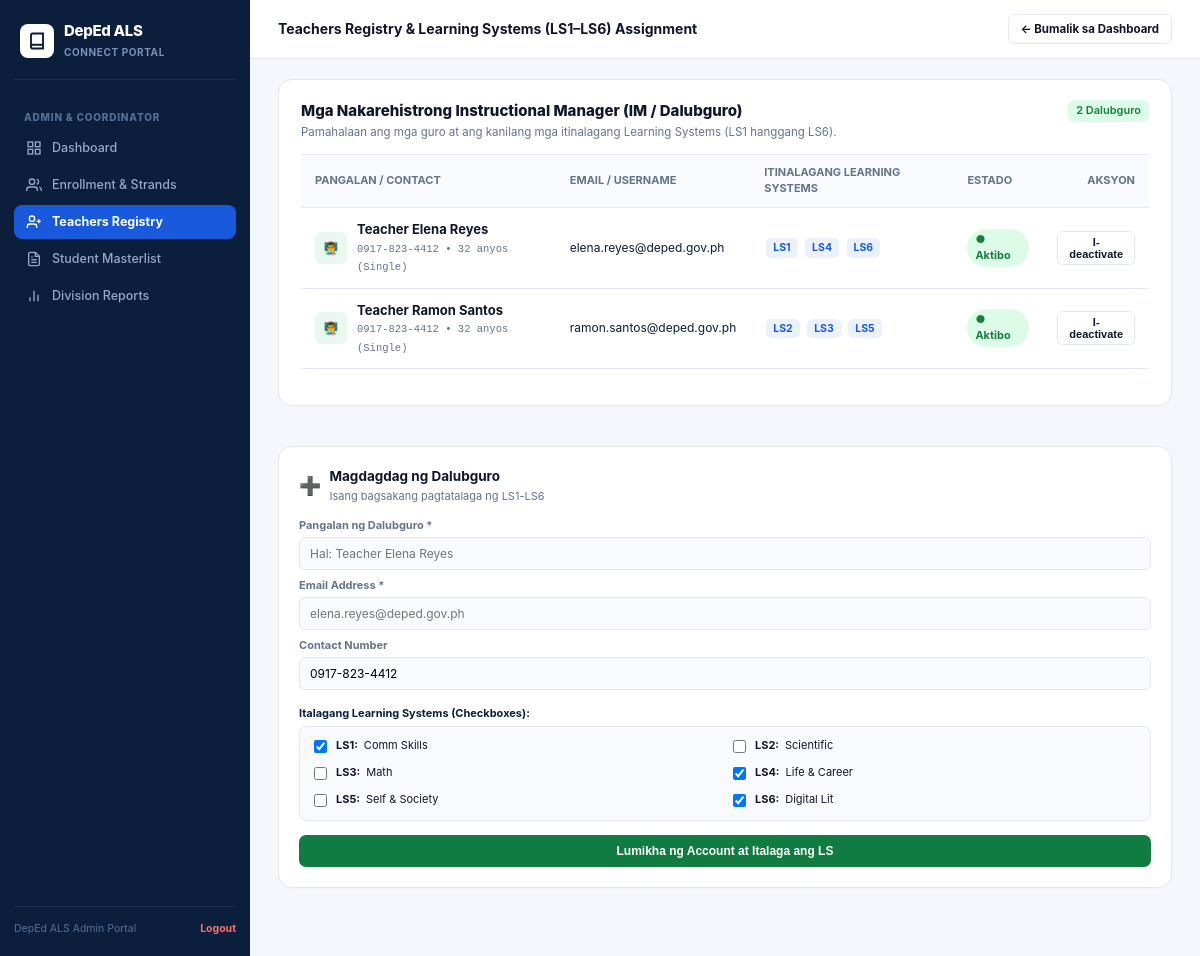
Page /teachers_registry.php (signed in) on the committed database.
### tables this page shows
CREATE TABLE IF NOT EXISTS teachers (
  id BIGINT UNSIGNED AUTO_INCREMENT PRIMARY KEY,
  name VARCHAR(150) NOT NULL,
  first_name VARCHAR(100) NULL,
  middle_name VARCHAR(100) NULL,
  last_name VARCHAR(100) NULL,
  civil_status VARCHAR(50) DEFAULT 'Single',
  age INT NULL,
  email VARCHAR(150) NOT NULL UNIQUE,
  assigned_ls TEXT NULL COMMENT 'Comma-separated values para sa LS1, LS2, LS3, LS4, LS5, LS6',
  assigned_center VARCHAR(200) DEFAULT 'San Nicolas Community Learning Center',
  contact_number VARCHAR(50) DEFAULT '0917-823-4412',
  status ENUM('Active', 'Inactive') DEFAULT 'Active',
  created_at TIMESTAMP DEFAULT CURRENT_TIMESTAMP,
  INDEX idx_teacher_email (email)
);

### functions.php (called while the page is built, shortened)
<?php
function e(?string $value): string {
    return htmlspecialchars($value ?? '', ENT_QUOTES, 'UTF-8');
}

### teachers_registry.php (the view, shortened to what this page needs)
<?php
require_once __DIR__ . '/db.php';
require_once __DIR__ . '/functions.php';
$teachers = $pdo->query('SELECT * FROM teachers ORDER BY created_at DESC')->fetchAll();
?>
<!doctype html>
<html lang="tl">
<head>
  <link rel="stylesheet" href="assets/admin.css">
</head>
<body class="admin-body">
<div class="deped-laptop-layout">
  <aside class="deped-sidebar">
    <a href="admin_dashboard.php" class="deped-sidebar-brand">
      <div class="deped-brand-logo-icon">
        <svg width="18" height="18" viewBox="0 0 24 24" fill="none" stroke="currentColor" stroke-width="2.5"><path d="M4 19.5A2.5 2.5 0 0 1 6.5 17H20"></path><path d="M6.5 2H20v20H6.5A2.5 2.5 0 0 1 4 19.5v-15A2.5 2.5 0 0 1 6.5 2z"></path></svg>
      </div>
      <div class="deped-brand-text">
        <h2>DepEd ALS</h2>
        <span>CONNECT PORTAL</span>
      </div>
    </a>
    <div class="sidebar-section-title">ADMIN & COORDINATOR</div>
    <nav class="sidebar-nav-group">
      <a href="admin_dashboard.php" class="deped-nav-link">
        <svg viewBox="0 0 24 24" fill="none" stroke="currentColor" stroke-width="2"><rect x="3" y="3" width="7" height="7"></rect><rect x="14" y="3" width="7" height="7"></rect><rect x="14" y="14" width="7" height="7"></rect><rect x="3" y="14" width="7" height="7"></rect></svg>
        <span>Dashboard</span>
      </a>
      <a href="admin_enrollment_strands.php" class="deped-nav-link">
        <svg viewBox="0 0 24 24" fill="none" stroke="currentColor" stroke-width="2"><path d="M17 21v-2a4 4 0 0 0-4-4H5a4 4 0 0 0-4 4v2"></path><circle cx="9" cy="7" r="4"></circle><path d="M23 21v-2a4 4 0 0 0-3-3.87"></path><path d="M16 3.13a4 4 0 0 1 0 7.75"></path></svg>
        <span>Enrollment & Strands</span>
      </a>
      <a href="teachers_registry.php" class="deped-nav-link active">
        <svg viewBox="0 0 24 24" fill="none" stroke="currentColor" stroke-width="2"><path d="M16 21v-2a4 4 0 0 0-4-4H6a4 4 0 0 0-4 4v2"></path><circle cx="9" cy="7" r="4"></circle><line x1="19" y1="8" x2="19" y2="14"></line><line x1="22" y1="11" x2="16" y2="11"></line></svg>
        <span>Teachers Registry</span>
      </a>
      <a href="student_masterlist.php" class="deped-nav-link">
        <span>Student Masterlist</span>
      </a>
      <a href="division_reports.php" class="deped-nav-link">
        <svg viewBox="0 0 24 24" fill="none" stroke="currentColor" stroke-width="2"><line x1="18" y1="20" x2="18" y2="10"></line><line x1="12" y1="20" x2="12" y2="4"></line><line x1="6" y1="20" x2="6" y2="14"></line></svg>
        <span>Division Reports</span>
      </a>
    </nav>
    <div class="sidebar-footer-info">
      <span>DepEd ALS Admin Portal</span>
      <a href="logout.php" style="color:#F87171;text-decoration:none;font-weight:700;">Logout</a>
    </div>
  </aside>
  <div class="deped-main-viewport">
    <header class="deped-top-header">
      <div style="font-weight:750;font-size:14px;color:var(--deped-text-dark);">
        Teachers Registry & Learning Systems (LS1–LS6) Assignment
      </div>
      <div class="header-user-profile">
        <a href="admin_dashboard.php" class="toolbar-btn">← Bumalik sa Dashboard</a>
      </div>
    </header>
    <main class="deped-workspace-container">
      <div class="laptop-two-col-grid">
        <div class="left-wide-column">
          <div class="deped-panel-card">
            <div class="panel-header-row">
              <div class="panel-title-text">
                <h3>Mga Nakarehistrong Instructional Manager (IM / Dalubguro)</h3>
                <p>Pamahalaan ang mga guro at ang kanilang mga itinalagang Learning Systems (LS1 hanggang LS6).</p>
              </div>
              <span class="stat-box-sub-pill green"><?= count($teachers) ?> Dalubguro</span>
            </div>
            <table class="deped-full-table">
              <thead>
                <tr>
                  <th>PANGALAN / CONTACT</th>
                  <th>EMAIL / USERNAME</th>
                  <th>ITINALAGANG LEARNING SYSTEMS</th>
                  <th>ESTADO</th>
                  <th style="text-align:right;">AKSYON</th>
                </tr>
              </thead>
              <tbody>
                <?php foreach ($teachers as $t):
                  $lsArray = array_filter(array_map('trim', explode(',', $t['assigned_ls'] ?? 'LS1')));
                  $isActive = ($t['status'] ?? 'Active') === 'Active';
                ?>
                  <tr>
                    <td>
                      <div class="learner-cell-flex">
                        <div class="learner-avatar-sq" style="background:#EAF7EE;color:#107C41;">👨‍🏫</div>
                        <div class="learner-name-col">
                          <strong><?= e($t['name']) ?></strong>
                          <span><?= e($t['contact_number'] ?? '0917-823-4412') ?> &bull; <?= (int)($t['age'] ?? 32) ?> anyos (<?= e($t['civil_status'] ?? 'Single') ?>)</span>
                        </div>
                      </div>
                    </td>
                    <td>
                      <span style="font-size:12px;color:var(--deped-navy-dark);"><?= e($t['email']) ?></span>
                    </td>
                    <td>
                      <div>
                        <?php foreach ($lsArray as $ls): ?>
                          <span class="ls-badge-tag"><?= e($ls) ?></span>
                        <?php endforeach; ?>
                      </div>
                    </td>
                    <td>
                      <span class="status-badge-custom <?= $isActive ? 'approved' : 'rejected' ?>">
                        ● <?= $isActive ? 'Aktibo' : 'Hindi Aktibo' ?>
                      </span>
                    </td>
                    <td style="text-align:right;">
                      <form method="post" action="teachers_registry.php" style="display:inline-flex;gap:4px;">
                        <button type="submit" class="toolbar-btn" style="padding:4px 8px;font-size:11px;">
                          <?= $isActive ? 'I-deactivate' : 'I-activate' ?>
                        </button>
                      </form>
                    </td>
                  </tr>
                <?php endforeach; ?>
              </tbody>
            </table>
          </div>
        </div>
        <div class="right-sidebar-panel">
          <div class="deped-panel-card" style="padding:20px;">
            <div style="display:flex;align-items:center;gap:8px;margin-bottom:12px;">
              <span style="font-size:18px;">➕</span>
              <div>
                <strong style="font-size:13.5px;color:var(--deped-text-dark);display:block;">Magdagdag ng Dalubguro</strong>
                <span style="font-size:11px;color:var(--deped-text-muted);">Isang bagsakang pagtatalaga ng LS1-LS6</span>
              </div>
            </div>
            <form method="post" action="teachers_registry.php">
              <label style="font-size:11px;font-weight:700;color:var(--deped-text-muted);display:block;margin-bottom:3px;">Pangalan ng Dalubguro *</label>
              <input type="text" name="name" class="compact-form-input" placeholder="Hal: Teacher Elena Reyes" required>
              <label style="font-size:11px;font-weight:700;color:var(--deped-text-muted);display:block;margin-bottom:3px;">Email Address *</label>
              <input type="email" name="email" class="compact-form-input" placeholder="elena.reyes@deped.gov.ph" required>
              <label style="font-size:11px;font-weight:700;color:var(--deped-text-muted);display:block;margin-bottom:3px;">Contact Number</label>
              <input type="text" name="contact" class="compact-form-input" placeholder="0917-823-4412" value="0917-823-4412">
              <label style="font-size:11px;font-weight:750;color:var(--deped-navy-dark);display:block;margin:8px 0 4px 0;">
                Italagang Learning Systems (Checkboxes):
              </label>
              <div style="background:#F8FAFD;border:1px solid var(--deped-border-subtle);border-radius:8px;padding:10px;margin-bottom:14px;display:grid;grid-template-columns:1fr 1fr;gap:8px;font-size:11px;">
                <label style="display:flex;align-items:center;gap:6px;cursor:pointer;">
                  <input type="checkbox" name="assigned_ls[]" value="LS1" checked>
                  <strong>LS1:</strong> Comm Skills
                </label>
                <label style="display:flex;align-items:center;gap:6px;cursor:pointer;">
                  <input type="checkbox" name="assigned_ls[]" value="LS2">
                  <strong>LS2:</strong> Scientific
                </label>
                <label style="display:flex;align-items:center;gap:6px;cursor:pointer;">
                  <input type="checkbox" name="assigned_ls[]" value="LS3">
                  <strong>LS3:</strong> Math
                </label>
                <label style="display:flex;align-items:center;gap:6px;cursor:pointer;">
                  <input type="checkbox" name="assigned_ls[]" value="LS4" checked>
                  <strong>LS4:</strong> Life & Career
                </label>
                <label style="display:flex;align-items:center;gap:6px;cursor:pointer;">
                  <input type="checkbox" name="assigned_ls[]" value="LS5">
                  <strong>LS5:</strong> Self & Society
                </label>
                <label style="display:flex;align-items:center;gap:6px;cursor:pointer;">
                  <input type="checkbox" name="assigned_ls[]" value="LS6" checked>
                  <strong>LS6:</strong> Digital Lit
                </label>
              </div>
              <button type="submit" class="btn-side-full green">
                Lumikha ng Account at Italaga ang LS
              </button>
            </form>
          </div>
        </div>
      </div>
    </main>
  </div>
</div>
</body>
</html>

### teachers_registry.php (style rules this page uses)
.ls-badge-tag { display: inline-block; padding: 2px 7px; border-radius: 5px; font-size: 10.5px; font-weight: 750; background: #EBF2FD; color: #185ADB; margin: 2px; }

### rows in the picture
teachers: name "Teacher Elena Reyes", contact_number "0917-823-4412", age "32", civil_status "Single", email "elena.reyes@deped.gov.ph", assigned_ls "LS1", assigned_ls "LS4", assigned_ls "LS6", status "Aktibo"
teachers: name "Teacher Ramon Santos", contact_number "0917-823-4412", age "32", civil_status "Single", email "ramon.santos@deped.gov.ph", assigned_ls "LS2", assigned_ls "LS3", assigned_ls "LS5", status "Aktibo"

### other values in the picture
count($teachers) "2"
